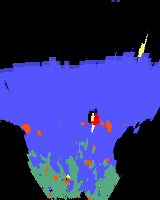
#> input picture occupancy_grid_tests_p/correct_nano_ogs/new_ogs/og_output_18_083.png, 160 x 200 px; its folder holds 2 pictures in this run
$ python skeletonize_tests_time_and_good_plot.py
#> lines starting #> are read from the running program, lines starting #| are printed output that depends on the picture; after the words box and inside, x2 and y2 are one past the last pixel; in counts of white or black regions, pixels touching at a corner belong together
import time
from os import listdir
from os.path import isfile, join
import numpy as np
import matplotlib.pyplot as plt
from skimage.morphology import medial_axis, skeletonize, thin
from skimage.morphology import binary_closing, disk, binary_opening
from skimage.io import imread
from skimage.color import  rgb2gray
from scipy import ndimage as ndi
import statistics

zs_time = 0
gh_time = 0
medial_time = 0
distance_time = 0
ma_list = list()
zs_list = list()
gh_list = list()
dist_list = list()

def plot(img_plot, count_time=False):
    global img_position, ax, zs_time, gh_time, medial_time, distance_time
    skel, distance = medial_axis(img_plot, return_distance=True)

    # Compare with other skeletonization algorithms
    skeleton = skeletonize(img_plot)
    thinned = thin(img_plot)

    start = time.time()
    skel, distance = medial_axis(img, return_distance=True)
    finish = time.time()
    if count_time:
        print("Medial axis time = {}".format(finish-start))
        medial_axis_time = finish-start
        ma_list.append(medial_axis_time)
        medial_time += medial_axis_time

    if count_time:
        start = time.time()
        distance = ndi.distance_transform_edt(img)
        finish = time.time()
        print("distance time = {}".format(finish-start))
        dist_list.append(finish-start)
        distance_time += finish-start


    # Compare with other skeletonization algorithms
    start = time.time()
    skeleton = skeletonize(img)
    finish = time.time()
    if count_time:
        print("Skeletonize time = {}".format(finish-start))
        skeleton_time = finish-start
        zs_list.append(skeleton_time)
        zs_time += skeleton_time

    start = time.time()
    thinned = thin(img)
    finish = time.time()
    if count_time:
        print("Thin time        = {}".format(finish-start))
        thin_time = finish-start
        gh_list.append(thin_time)
        gh_time += thin_time

    # Distance to the background for pixels of the skeleton
    dist_on_skel = distance * skel

    # ax[img_position].imshow(img_plot, cmap=plt.cm.gray)
    # ax[img_position].set_title('OG')
    # ax[img_position].axis('off')
    # img_position+=1

    # ax[img_position].imshow(dist_on_skel, cmap='magma')
    # ax[img_position].contour(img_plot, [0.5], colors='w')
    # ax[img_position].set_title('MA')
    # ax[img_position].axis('off')
    # img_position+=1


    # # ax[img_position].imshow(skeleton, cmap=plt.cm.gray)
    # ax[img_position].imshow(skeleton, cmap='magma')
    # ax[img_position].contour(img_plot, [0.5], colors='w')
    # ax[img_position].set_title('ZS')
    # ax[img_position].axis('off')
    # img_position+=1


    # ax[img_position].imshow(thinned, cmap='magma')
    # ax[img_position].contour(img_plot, [0.5], colors='w')
    # ax[img_position].set_title("GH")
    # ax[img_position].axis('off')
    # img_position+=1


direc = "../occupancy_grid_tests_p/correct_nano_ogs/new_ogs/"
onlyfiles = [f for f in listdir(direc) if isfile(join(direc, f))]
onlyfiles.sort()
print(onlyfiles)
print(len(onlyfiles))
onlyfiles.pop()
for file in onlyfiles:
    if len(file)==20:
        img = rgb2gray(imread(direc+file))
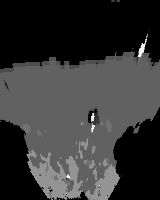
#> img: shape (200, 160) float64; min 0, max 1, mean 0.211
        # img = rgb2gray(imread("/content/000000773.png"))
        print(img.shape)
#| (200, 160)

        threshold = 0
        bin_img = (img > threshold) #binary is when less than trheshold
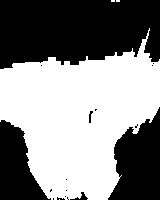
#> bin_img: shape (200, 160) bool; 52.4% white; 17 black regions (12 under 20 px), largest, box (x1, y1, x2, y2) and area: (0, 0, 160, 69) 9458, (108, 107, 160, 200) 3283, (0, 120, 51, 200) 2369, (70, 192, 88, 200) 53, (89, 111, 93, 123) 26

        start = time.time()
        # closed1_open = binary_opening(bin_img, np.ones((3,3)))
        closed1_open = binary_opening(bin_img, np.ones((5,5)))
#> closed1_open: shape (200, 160) bool; 51.7% white; 8 black regions (4 under 20 px), largest, box (x1, y1, x2, y2) and area: (0, 0, 160, 69) 9583, (108, 107, 160, 200) 3354, (0, 120, 88, 200) 2483, (89, 111, 93, 123) 26
        finish = time.time()
        print("binary_opening 3x3 time = {}".format(finish-start))

        start = time.time()
        # closed1 = binary_closing(closed1_open, disk(10))
        closed1 = binary_closing(closed1_open, disk(15))
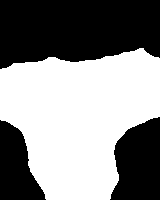
#> closed1: shape (200, 160) bool; 53.2% white; 3 black regions, box (x1, y1, x2, y2) and area: (0, 0, 160, 69) 9368, (110, 117, 160, 200) 3276, (0, 120, 46, 200) 2333
        finish = time.time()
        print("binary_closing disk-10 time = {}".format(finish-start))

        # [12 lines of commented-out code are left out]
        img_position = 0

        # img = bin_img
        # plot(img)

        img = closed1
        plot(img, True)
#> in plot, `skel, distance = medial_axis(img_plot, return_distance=True)`:
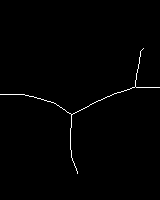
#> skel: shape (200, 160) bool; 0.8% white in thin lines or dots, all inside (x1, y1, x2, y2) = (0, 48, 160, 174)
#> in plot, `skel, distance = medial_axis(img_plot, return_distance=True)`:
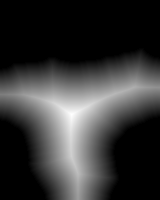
#> distance: shape (200, 160) float64; min 0, max 52.8, mean 11.3; drawn with min black and max white
#> in plot, `skeleton = skeletonize(img_plot)`:
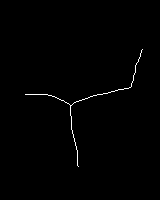
#> skeleton: shape (200, 160) bool; 0.64% white in thin lines or dots, all inside (x1, y1, x2, y2) = (25, 49, 143, 167)
#> in plot, `thinned = thin(img_plot)`:
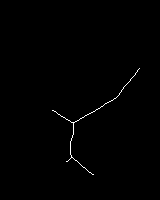
#> thinned: shape (200, 160) bool; 0.49% white in thin lines or dots, all inside (x1, y1, x2, y2) = (52, 68, 140, 175)

        # [10 lines of commented-out code are left out]

print("zs_time =       {}".format(zs_time))
print("gh_time =       {}".format(gh_time))
print("medial_time =   {}".format(medial_time))
print("distance_time = {}".format(distance_time))
print("zs_time =       {}".format(zs_time/70))
print("gh_time =       {}".format(gh_time/70))
print("medial_time =   {}".format(medial_time/70))
print("distance_time = {}".format(distance_time/70))
print("gh/zs =     {}".format(gh_time/zs_time))
print("medial/zs = {}".format(medial_time/zs_time))

print("avg_zs_time =       {}".format(statistics.mean(zs_list)))
print("avg_gh_time =       {}".format(statistics.mean(gh_list)))
print("avg_medial_time =   {}".format(statistics.mean(ma_list)))
print("avg_distance_time = {}".format(statistics.mean(dist_list)))

#> (the run stopped early here; a loop or call above may not have finished)
